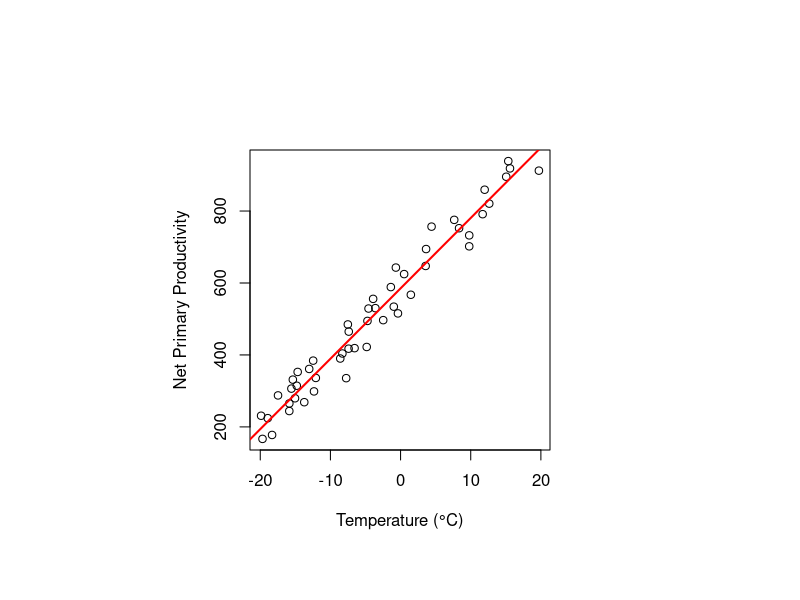

Recreate this plot in R.
### Coding lab

# In this exercise / lab, we build a pipeline that goes
# from generating simulated data to a publication-quality
# figure.
# Our goal is to practice our techniques for writing clean 
# code bases.

# Here are the steps we will do:

# 1. Choose a dependent variable and an independent variable
# that are approximately linearly related in your field.
# In the example below I will use net primary productity (NPP) 
# as my dependent variable and mean annual temperature
# as the independent variable.

# 2. Generate simulated data showing the relationship

# 3. Fit a statistical model to the simulated data

# 4. Make a publication-quality plot


# Clear workspace
rm(list = ls())


# Script parameters
## x is independent variable, y is dependent variable
n_observations <- 50
xmin <- -20
xmax <- 20
slope <- 20
intcpt <- 600
sigma <- 50  # standard deviation of noise


# Make x and y variables
x <- runif(n_observations, xmin, xmax)
ypred <- slope * x + intcpt


# Add noise to simulate observed data
z <- rnorm(n_observations, mean = 0, sd = sigma)
yobs <- ypred + z


# Fit model
fit <- glm(yobs ~ x)


# Plot
par(
  pin = c(3, 3),
  bg = "white",
  fg = "black",
  col.axis = "black",
  col.lab = "black",
  col.main = "black"
)

plot(x,
     yobs,
     xlab = "Temperature (°C)",
     ylab = "Net Primary Productivity")
abline(fit, col = "red", lwd = 2)
